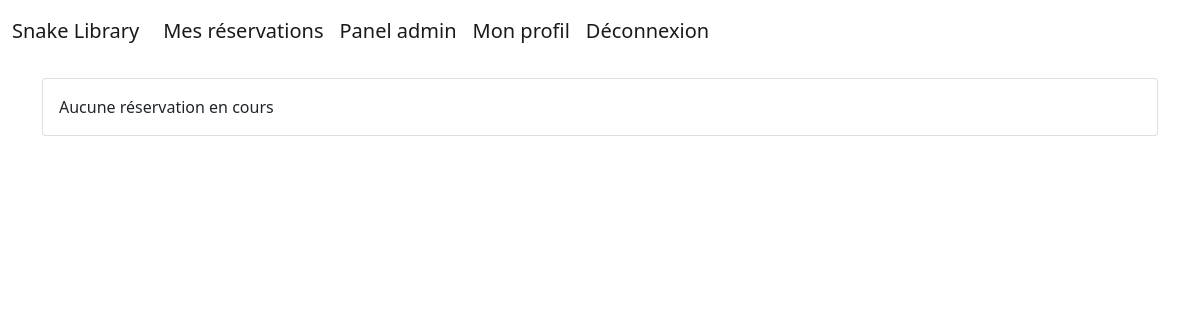
Before: /dashboard/loan (signed in) with the older database file.
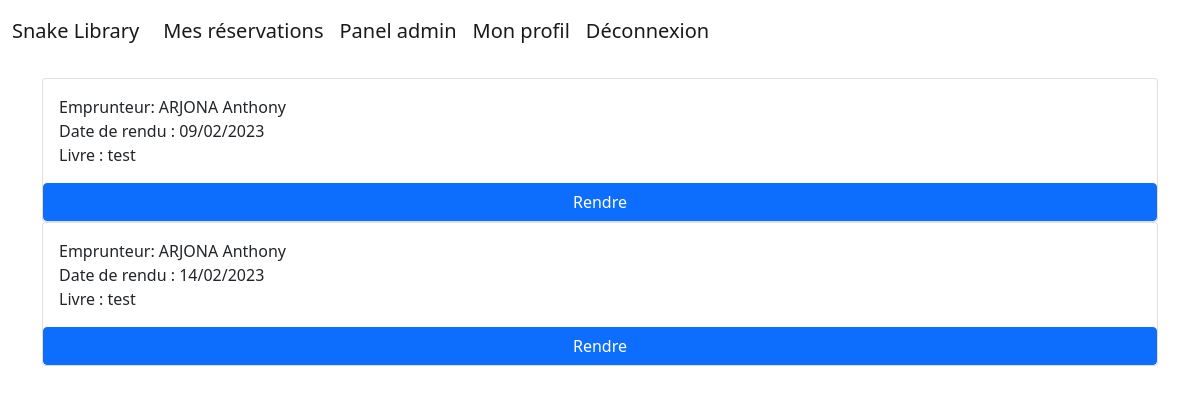
After: the same page with the newer database file.
### core/models/reservation.py (models this page shows, shortened)
class Reservation(models.Model):
    user = models.ForeignKey(User, on_delete=models.CASCADE)
    book_library = models.ForeignKey(BookLibrary, on_delete=models.CASCADE)
    status = models.BooleanField(default=False)
    limit_date = models.DateField()
    created_at = models.DateField(auto_now_add=True)

### accounts/models.py (models this page shows, shortened)
class User(AbstractUser):
    username = models.CharField(max_length=50, blank=False, null=False)
    email = models.EmailField(unique=True)
    first_name = models.CharField(max_length=255)
    last_name = models.CharField(max_length=255)
    phone_number = models.CharField(max_length=15)
    is_bookseller = models.BooleanField(default=False)
    is_customer = models.BooleanField(default=False)
    USERNAME_FIELD = 'email'
    REQUIRED_FIELDS = ['username']
    objects = UserManager()

### core/models/book_library.py (models this page shows, shortened)
class BookLibrary(models.Model):
    book = models.ForeignKey(Book, on_delete=models.CASCADE)
    book_available = models.BooleanField(default=True)
    collection = models.PositiveIntegerField()
    library = models.ForeignKey('Library', on_delete=models.CASCADE)
    created_at = models.DateField(auto_now_add=True)

### core/models/book.py (models this page shows, shortened)
class Book(models.Model):
    author = models.ForeignKey(User, on_delete=models.CASCADE)
    title = models.CharField(max_length=255)
    cover = models.ImageField(upload_to='cover')
    genre = models.ForeignKey(Genre, on_delete=models.CASCADE)
    created_at = models.DateField(default=datetime.now, blank=True)

### core/views/dashboard.py (the view)
# urls.py: path('dashboard/loan', views.dashboard.LoanDashboard.as_view(), name='dashboard_loan'),
class LoanDashboard(ListView):
    model = Reservation
    template_name = 'dashboard/loan/list.html'
    context_object_name = 'reservations'
    queryset = Reservation.objects.all()
    def get_queryset(self):
        qs = Reservation.objects.filter(Q(book_library__library__user=self.request.user))
        return qs

### templates/dashboard/loan/list.html
{% extends 'base.html' %}
{% block content %}
    <div class="container mt-3">
        {% for reservation in reservations %}
            <div class="card">
                <div class="card-body">
                    Emprunteur: {{ reservation.user.first_name }} {{ reservation.user.last_name }}<br>
                    Date de rendu : {{ reservation.limit_date|date:"d/m/Y" }}<br>
                    Livre : {{ reservation.book_library.book.title }}
                </div>
                {% if reservation.status == False %}
                    <a href="{% url 'dashboard_loan_update' reservation.id %}" class="btn btn-primary">Rendre</a>
                {% else %}
                    <div class="card-body">
                        <p>Statut : Livre déjà rendu</p>
                    </div>
                {% endif %}
            </div>
        {% endfor %}
        {% if reservations|length == 0 %}
            <div class="card">
                <div class="card-body">
                    Aucune réservation en cours
                </div>
            </div>
        {% endif %}
    </div>
{% endblock content %}

Changed rows visible on the page:
added Reservation: user.first_name "ARJONA", user.last_name "Anthony", limit_date "09/02/2023", book_library.book "test", status "Rendre"
added Reservation: user.first_name "ARJONA", user.last_name "Anthony", limit_date "14/02/2023", book_library.book "test", status "Rendre"
Other visible differences:
text no longer shown: "Aucune réservation en cours"
